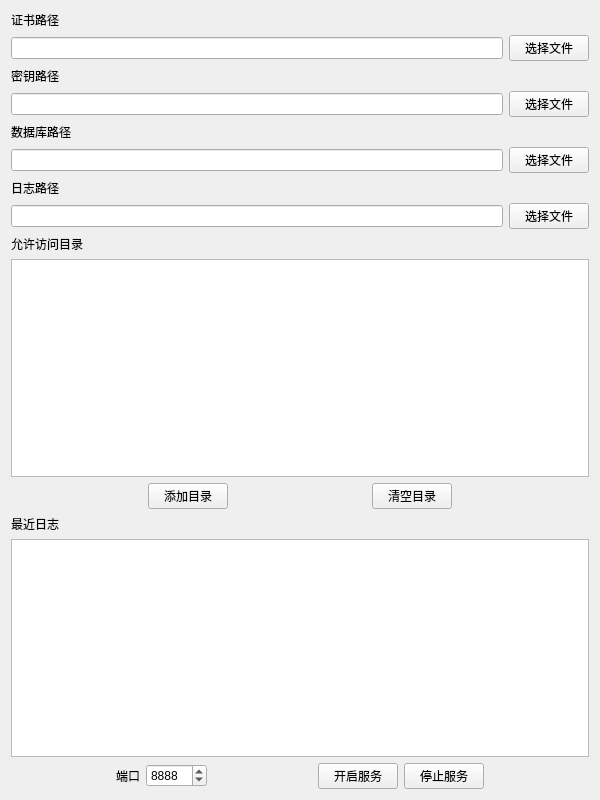
<?xml version="1.0" encoding="UTF-8"?>
<ui version="4.0">
 <class>ServerWidget</class>
 <widget class="QWidget" name="ServerWidget">
  <property name="geometry">
   <rect>
    <x>0</x>
    <y>0</y>
    <width>600</width>
    <height>800</height>
   </rect>
  </property>
  <property name="windowTitle">
   <string>ServerWidget</string>
  </property>
  <layout class="QVBoxLayout" name="verticalLayout">
   <item>
    <widget class="QLabel" name="label_1">
     <property name="text">
      <string>证书路径</string>
     </property>
    </widget>
   </item>
   <item>
    <layout class="QHBoxLayout" name="horizontalLayout">
     <item>
      <widget class="QLineEdit" name="lineEdit_certPath">
       <property name="readOnly">
        <bool>true</bool>
       </property>
      </widget>
     </item>
     <item>
      <widget class="QPushButton" name="pushButton_certPath">
       <property name="text">
        <string>选择文件</string>
       </property>
      </widget>
     </item>
    </layout>
   </item>
   <item>
    <widget class="QLabel" name="label_2">
     <property name="text">
      <string>密钥路径</string>
     </property>
    </widget>
   </item>
   <item>
    <layout class="QHBoxLayout" name="horizontalLayout_2">
     <item>
      <widget class="QLineEdit" name="lineEdit_keyPath">
       <property name="readOnly">
        <bool>true</bool>
       </property>
      </widget>
     </item>
     <item>
      <widget class="QPushButton" name="pushButton_keyPath">
       <property name="text">
        <string>选择文件</string>
       </property>
      </widget>
     </item>
    </layout>
   </item>
   <item>
    <widget class="QLabel" name="label_3">
     <property name="text">
      <string>数据库路径</string>
     </property>
    </widget>
   </item>
   <item>
    <layout class="QHBoxLayout" name="horizontalLayout_3">
     <item>
      <widget class="QLineEdit" name="lineEdit_databasePath">
       <property name="readOnly">
        <bool>true</bool>
       </property>
      </widget>
     </item>
     <item>
      <widget class="QPushButton" name="pushButton_databasePath">
       <property name="text">
        <string>选择文件</string>
       </property>
      </widget>
     </item>
    </layout>
   </item>
   <item>
    <widget class="QLabel" name="label_4">
     <property name="text">
      <string>日志路径</string>
     </property>
    </widget>
   </item>
   <item>
    <layout class="QHBoxLayout" name="horizontalLayout_4">
     <item>
      <widget class="QLineEdit" name="lineEdit_logPath">
       <property name="readOnly">
        <bool>true</bool>
       </property>
      </widget>
     </item>
     <item>
      <widget class="QPushButton" name="pushButton_logPath">
       <property name="text">
        <string>选择文件</string>
       </property>
      </widget>
     </item>
    </layout>
   </item>
   <item>
    <widget class="QLabel" name="label_5">
     <property name="text">
      <string>允许访问目录</string>
     </property>
    </widget>
   </item>
   <item>
    <widget class="QListWidget" name="listWidget_access"/>
   </item>
   <item>
    <layout class="QHBoxLayout" name="horizontalLayout_6">
     <item>
      <spacer name="horizontalSpacer_4">
       <property name="orientation">
        <enum>Qt::Horizontal</enum>
       </property>
       <property name="sizeHint" stdset="0">
        <size>
         <width>40</width>
         <height>20</height>
        </size>
       </property>
      </spacer>
     </item>
     <item>
      <widget class="QPushButton" name="pushButton_addAccess">
       <property name="text">
        <string>添加目录</string>
       </property>
      </widget>
     </item>
     <item>
      <spacer name="horizontalSpacer_5">
       <property name="orientation">
        <enum>Qt::Horizontal</enum>
       </property>
       <property name="sizeHint" stdset="0">
        <size>
         <width>40</width>
         <height>20</height>
        </size>
       </property>
      </spacer>
     </item>
     <item>
      <widget class="QPushButton" name="pushButton_clearAccess">
       <property name="text">
        <string>清空目录</string>
       </property>
      </widget>
     </item>
     <item>
      <spacer name="horizontalSpacer_6">
       <property name="orientation">
        <enum>Qt::Horizontal</enum>
       </property>
       <property name="sizeHint" stdset="0">
        <size>
         <width>40</width>
         <height>20</height>
        </size>
       </property>
      </spacer>
     </item>
    </layout>
   </item>
   <item>
    <widget class="QLabel" name="label_6">
     <property name="text">
      <string>最近日志</string>
     </property>
    </widget>
   </item>
   <item>
    <widget class="QListWidget" name="listWidget_log"/>
   </item>
   <item>
    <layout class="QHBoxLayout" name="horizontalLayout_5">
     <item>
      <spacer name="horizontalSpacer_2">
       <property name="orientation">
        <enum>Qt::Horizontal</enum>
       </property>
       <property name="sizeHint" stdset="0">
        <size>
         <width>40</width>
         <height>20</height>
        </size>
       </property>
      </spacer>
     </item>
     <item>
      <widget class="QLabel" name="label">
       <property name="text">
        <string>端口</string>
       </property>
      </widget>
     </item>
     <item>
      <widget class="QSpinBox" name="spinBox_port">
       <property name="prefix">
        <string/>
       </property>
       <property name="maximum">
        <number>65535</number>
       </property>
       <property name="value">
        <number>8888</number>
       </property>
      </widget>
     </item>
     <item>
      <spacer name="horizontalSpacer">
       <property name="orientation">
        <enum>Qt::Horizontal</enum>
       </property>
       <property name="sizeHint" stdset="0">
        <size>
         <width>40</width>
         <height>20</height>
        </size>
       </property>
      </spacer>
     </item>
     <item>
      <widget class="QPushButton" name="pushButton_startServer">
       <property name="text">
        <string>开启服务</string>
       </property>
      </widget>
     </item>
     <item>
      <widget class="QPushButton" name="pushButton_stopServer">
       <property name="text">
        <string>停止服务</string>
       </property>
      </widget>
     </item>
     <item>
      <spacer name="horizontalSpacer_3">
       <property name="orientation">
        <enum>Qt::Horizontal</enum>
       </property>
       <property name="sizeHint" stdset="0">
        <size>
         <width>40</width>
         <height>20</height>
        </size>
       </property>
      </spacer>
     </item>
    </layout>
   </item>
  </layout>
 </widget>
 <layoutdefault spacing="6" margin="11"/>
 <resources/>
 <connections/>
</ui>
